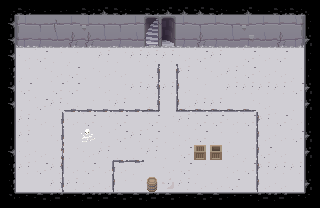

The image is a tile-based game level rendered from a .tmx file. Its description and complete source (layers, tilesets, objects, tile grids) follow:
An orthogonal 20x13 tile map with 16x16 px tiles, 3 tile layers (0, Top, Topper), 1 hidden layer not drawn.

<map version="1.0" tiledversion="1.1.6" orientation="orthogonal" renderorder="left-up" width="20" height="13" tilewidth="16" tileheight="16" infinite="0" nextobjectid="1">
 <tileset firstgid="1" name="dungeon tileset calciumtrice" tilewidth="16" tileheight="16" tilecount="1050" columns="30">
  <image source="tileset.png" width="480" height="560" />
 </tileset>
 <layer name="0" width="20" height="13">
  <data encoding="csv">
83,42,44,44,44,42,43,42,44,42,43,43,43,42,44,43,44,42,42,82,
46,121,124,123,125,122,124,124,125,128,129,125,124,125,124,122,125,125,126,38,
46,151,155,154,153,153,154,155,154,158,159,155,153,155,154,152,154,153,156,37,
46,272,275,273,273,211,274,273,274,274,274,272,275,274,211,275,272,275,211,38,
45,273,273,272,275,273,272,272,211,275,211,274,273,272,274,275,272,272,273,38,
46,275,211,275,275,211,272,273,274,274,274,272,273,211,274,274,274,274,275,37,
46,273,275,274,272,273,273,274,211,275,211,272,274,274,211,273,272,211,273,37,
47,274,272,273,272,275,273,275,211,275,273,274,275,275,272,275,274,275,272,38,
47,274,211,272,211,272,273,275,274,275,273,272,275,273,273,211,272,272,275,37,
46,272,272,273,273,272,274,273,273,274,273,275,274,272,272,273,275,272,211,37,
45,274,275,274,272,275,272,272,273,211,272,275,273,211,272,275,274,274,274,38,
45,211,211,274,274,272,272,273,273,279,279,274,272,272,275,211,272,272,273,37,
81,41,40,39,41,39,39,40,40,39,40,41,40,40,41,41,39,39,41,80
</data>
 </layer>
 <layer name="Top" width="20" height="13">
  <data encoding="csv">
0,0,0,0,0,0,0,0,0,0,0,0,0,0,0,0,0,0,0,0,
0,0,0,0,0,0,0,0,0,0,0,0,0,0,0,0,0,0,0,0,
0,0,0,0,0,0,0,0,0,0,0,0,0,0,0,0,0,0,0,0,
0,0,0,0,0,0,0,0,0,0,0,0,0,0,0,0,0,0,0,0,
0,0,0,0,0,0,0,0,0,1073742171,0,3221225819,0,0,0,0,0,0,0,0,
0,0,0,0,0,0,0,0,0,1073742171,0,404,0,0,0,0,0,0,0,0,
0,0,0,0,1610613082,1610613082,1610613082,1610613082,1610613082,1073742171,0,404,0,0,0,0,0,0,0,0,
0,0,0,347,0,0,0,0,0,0,0,0,0,0,0,0,404,0,0,0,
0,0,0,347,0,458,0,0,0,0,0,0,0,0,0,0,404,0,0,0,
0,0,0,373,0,0,0,0,0,0,0,0,571,572,0,0,404,0,0,0,
0,0,0,403,0,0,0,1610613083,1610613083,0,0,0,0,0,0,0,404,0,0,0,
0,0,0,347,0,0,0,402,0,575,0,0,0,0,0,0,404,0,0,0,
0,0,0,0,0,0,0,0,0,0,0,0,0,0,0,0,0,0,0,0
</data>
 </layer>
 <layer name="Topper" width="20" height="13">
  <data encoding="csv">
0,0,0,0,0,0,0,0,0,0,0,0,0,0,0,0,0,0,0,0,
0,0,0,0,0,0,0,0,0,0,0,0,0,0,0,0,0,0,0,0,
0,0,0,0,0,0,0,0,0,0,0,0,0,0,0,0,0,0,0,0,
0,0,0,0,0,0,0,0,0,0,0,0,0,0,0,0,0,0,0,0,
0,0,0,0,0,0,0,0,0,0,0,0,0,0,0,0,0,0,0,0,
0,0,0,0,0,0,0,0,0,0,0,0,0,0,0,0,0,0,0,0,
0,0,0,0,0,0,0,0,0,1610613140,0,1610613140,1610613140,1610613140,1610613140,1610613140,0,0,0,0,
0,0,0,0,0,0,0,0,0,0,0,0,0,0,0,0,0,0,0,0,
0,0,0,0,0,0,0,0,0,0,0,0,0,0,0,0,0,0,0,0,
0,0,0,0,0,0,0,0,0,0,0,0,0,0,0,0,0,0,0,0,
0,0,0,0,0,0,0,346,0,0,0,0,0,0,0,0,0,0,0,0,
0,0,0,0,0,0,0,0,0,0,0,0,0,0,0,0,0,0,0,0,
0,0,0,0,0,0,0,0,0,0,0,0,0,0,0,0,0,0,0,0
</data>
 </layer>
 <layer name="Colliders" width="20" height="13" visible="0">
  <data encoding="csv">
975,975,975,975,975,975,975,975,975,975,975,975,975,975,975,975,975,975,975,975,
975,0,0,0,0,0,0,0,0,0,0,0,0,0,0,0,0,0,0,975,
975,0,0,0,0,0,0,0,0,0,0,0,0,0,0,0,0,0,0,975,
975,0,0,0,0,0,0,0,0,0,0,0,0,0,0,0,0,0,0,975,
975,0,0,0,0,0,0,0,0,977,0,977,0,0,0,0,0,0,0,975,
975,0,0,0,0,0,0,0,0,977,0,977,0,0,0,0,0,0,0,975,
975,0,0,977,977,977,977,977,977,977,0,977,977,977,977,977,977,0,0,975,
975,0,0,977,0,0,0,0,0,0,0,0,0,0,0,0,977,0,0,975,
975,0,0,977,0,977,0,0,0,0,0,0,0,0,0,0,977,0,0,975,
975,0,0,977,0,0,0,0,0,0,0,0,977,977,0,0,977,0,0,975,
975,0,0,977,0,0,0,977,977,0,0,0,0,0,0,0,977,0,0,975,
975,0,0,977,0,0,0,977,0,975,0,0,0,0,0,0,977,0,0,975,
975,975,975,975,975,975,975,975,975,975,975,975,975,975,975,975,975,975,975,975
</data>
 </layer>
</map>
